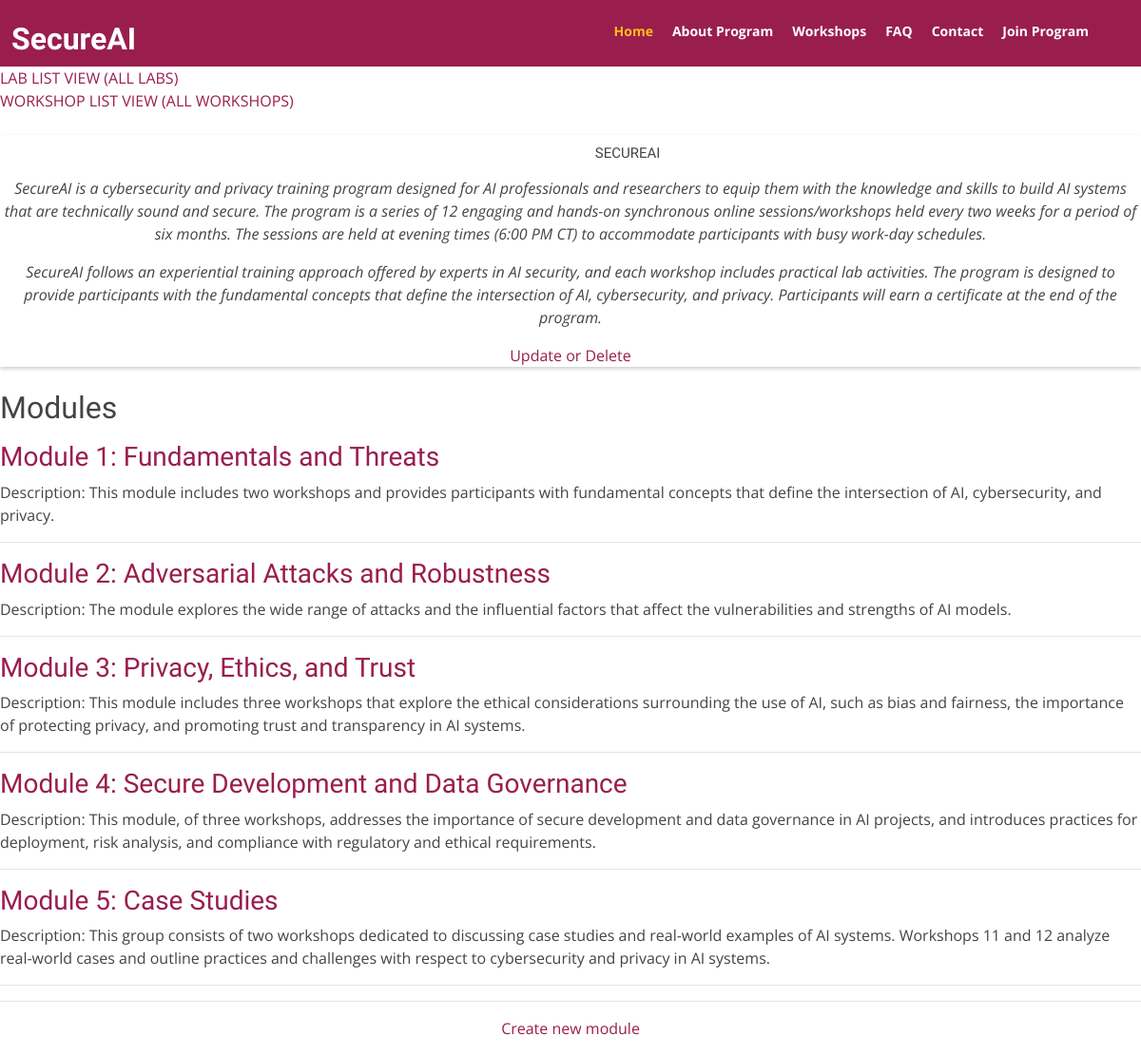
The app's page /program/1 with its own data.
### website/models.py (models this page shows, shortened)
class Program(models.Model):
    title = models.CharField(max_length=255, null=True, blank=True)
    description = RichTextUploadingField(null=True)
    start_date = models.DateTimeField(null=True, blank=True)
    end_date = models.DateTimeField(null=True, blank=True)
    created_at = models.DateTimeField(null=True, blank=True)
    updated_at = models.DateTimeField(null=True, blank=True)
    duration = models.IntegerField(null=True, blank=True)
    category = models.CharField(max_length=255, null=True, blank=True)
    is_published = models.BooleanField(null=True, blank=True)
    this_prerequisites = models.ManyToManyField("self", null=True, blank=True)
    this_modules = models.ManyToManyField("Module", null=True, blank=True)
    this_assignments = models.ManyToManyField("Assignment", null=True, blank=True)
    this_students = models.ManyToManyField("Student", null=True, blank=True)

class Module(models.Model):
    title = models.CharField(max_length=255, null=True, blank=True)
    description = models.TextField(null=True, blank=True)
    duration = models.IntegerField(null=True, blank=True)
    category = models.CharField(max_length=255, null=True, blank=True)
    is_published = models.BooleanField(null=True, blank=True)
    order = models.IntegerField(null=True, blank=True)
    date = models.DateField(null=True, blank=True)
    notes = models.TextField(null=True, blank=True)
    files = models.FileField(null=True, blank=True)
    this_workshops = models.ManyToManyField("Workshop", null=True, blank=True)
    this_program = models.ForeignKey(Program, on_delete=models.CASCADE, null=True, blank=True)

### website/views.py (the view)
# urls.py: path('program/<int:id>', views.program_detail_view, name='program_detail_view'),
def program_detail_view(request, id):
    program = Program.objects.get(id = id)
    context = {
        'program': program
    }
    return render(request, "program.html", context)

### website/templates/program.html (shortened to what this page needs)
<!DOCTYPE html>
<html lang="en">
<head>
</head>
    <body>
            <link href="/static/assets/vendor/bootstrap/css/bootstrap.min.css" rel="stylesheet">
            <link href="/static/assets/vendor/icofont/icofont.min.css" rel="stylesheet">
            <link href="/static/assets/vendor/boxicons/css/boxicons.min.css" rel="stylesheet">
            <link href="/static/assets/vendor/animate.css/animate.min.css" rel="stylesheet">
            <link href="/static/assets/vendor/venobox/venobox.css" rel="stylesheet">
            <link href="/static/assets/vendor/aos/aos.css" rel="stylesheet">
            <link href="/static/assets/css/style.css" rel="stylesheet">
    <body>
        <header id="header">
            <h4 style="position: absolute; color:white; top:2%; font-size: 2em; left: 1% "><b>SecureAI</b></h4>
            <div class="container">
                <nav class="nav-menu float-right d-none d-lg-block">
                    <ul>
                        <li class="active">
                            <a href="#header">Home</a>
                        </li>
                        <li>
                            <a href="#about">About Program</a>
                        </li>
                        <li>
                            <a href="#workshops">Workshops</a>
                        </li>
                        <li>
                            <a href="#FAQ">FAQ</a>
                        </li>
                        <li>
                            <a href="#contact">Contact</a>
                        </li>
                        <li>
                            <a href="https://forms.office.com/r/DFYHU5EgTM" target="_blank">Join Program</a>
                        </li>
                    </ul>
                </nav>
            </div>
        </header>
<body>
    <a href="http://127.0.0.1:8000/lab">LAB LIST VIEW (ALL LABS)</a> <br/>
    <a href="http://127.0.0.1:8000/workshop">WORKSHOP LIST VIEW (ALL WORKSHOPS)</a> <br/><br/>
    <div class="portfolio_card">
        <div class="portrait">
            <h3 class="into-instructors"><b>{{program.title}}</b></h3>
          <p class="description">
            <i>{{program.description|safe}}</i>
          </p>
          <a href="http://127.0.0.1:8000/program/{{program.id}}/update_delete">Update or Delete</a>
        </div>
      </div>
    <h2>Modules</h2>
    {% for module in program.this_modules.all %}
    <p>
        <h3><a href="http://127.0.0.1:8000/module/{{module.order}}"> {{ module.title }}</a></h3>
        Description: {{ module.description }}<br/>
        <hr/>
        {% endfor %}
    </p>
    <hr>
    <p><a href="http://127.0.0.1:8000/module/create">Create new module</a></p>
</body>
</html>

### website/static/assets/css/style.css (style rules this page uses)
body { font-family: "Open Sans", sans-serif; color: #444; }
a { color: #991E4E; }
h1, h2, h3, h4, h5, h6, .font-primary { font-family: "Raleway", sans-serif; }
#header { height: 70px; transition: all 0.5s; transition: all 0.5s; padding: 10px 0; background: #991E4E; z-index: 997; }
.nav-menu, .nav-menu * { margin: 0; padding: 0; list-style: none; }
.nav-menu > ul > li { position: relative; white-space: nowrap; float: left; }
.nav-menu a { display: block; position: relative; color: #fff; padding: 12px 10px; transition: 0.3s; font-size: 14px; font-weight: 700; font-family: "Open Sans", sans-serif; }
.nav-menu a:hover, .nav-menu .active > a, .nav-menu li:hover > a { color: #ffbc19; text-decoration: none; }
.mobile-nav { position: fixed; top: 0; bottom: 0; z-index: 9999; overflow-y: auto; left: -260px; width: 260px; padding-top: 18px; background: #991E4E; transition: 0.4s; }
.mobile-nav * { margin: 0; padding: 0; list-style: none; }
.mobile-nav a { display: block; position: relative; color: #e3f0fc; padding: 10px 20px; font-weight: 500; }
.mobile-nav a:hover, .mobile-nav .active > a, .mobile-nav li:hover > a { color: #ffbc19; text-decoration: none; }
.portfolio_card { margin-bottom: 1.5rem; overflow: hidden; text-overflow: ellipsis; background: #fff; box-shadow: 0 2px 4px 0 rgba(0,0,0,0.2); transition: all 0.2s ease-out; }
.portfolio_card p:last-child { margin-bottom: 0; }
.into-instructors { font-weight: 100; text-transform: uppercase; font-size: 15px; line-height: normal; margin: 10px 0; padding-left: 10%; }

### website/templates/program.html (style rules this page uses)
p { text-align: center; }
div { text-align: center; }

### records on screen
Program: title "SECUREAI", description "SecureAI follows an experiential training approach offered by experts in AI security, and each workshop includes practical lab activities. The program is designed to provide participants with the fundamental concepts that define the intersection of AI, cybersecurity, and privacy. Participants will earn a certificate at the end of the program."
Module: title "Module 1: Fundamentals and Threats", description "This module includes two workshops and provides participants with fundamental concepts that define the intersection of AI, cybersecurity, and privacy."
Module: title "Module 2: Adversarial Attacks and Robustness", description "The module explores the wide range of attacks and the influential factors that affect the vulnerabilities and strengths of AI models."
Module: title "Module 3: Privacy, Ethics, and Trust", description "This module includes three workshops that explore the ethical considerations surrounding the use of AI, such as bias and fairness, the importance of protecting privacy, and promoting trust and transparency in AI systems."
Module: title "Module 4: Secure Development and Data Governance", description "This module, of three workshops, addresses the importance of secure development and data governance in AI projects, and introduces practices for deployment, risk analysis, and compliance with regulatory and ethical requirements."
Module: title "Module 5: Case Studies", description "This group consists of two workshops dedicated to discussing case studies and real-world examples of AI systems. Workshops 11 and 12 analyze real-world cases and outline practices and challenges with respect to cybersecurity and privacy in AI systems."
